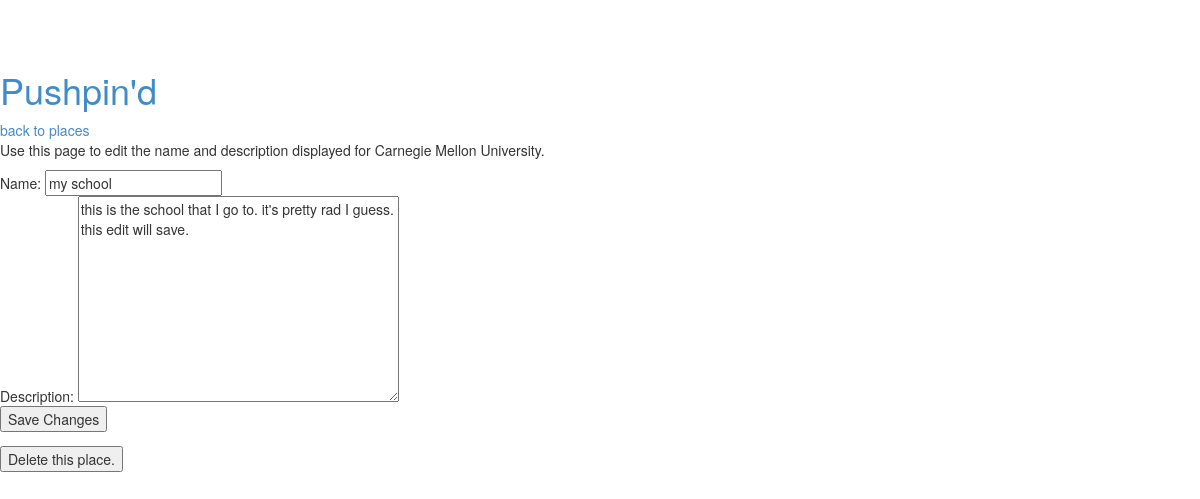
The page /locationlib/1/edit/ on the database as committed earlier.
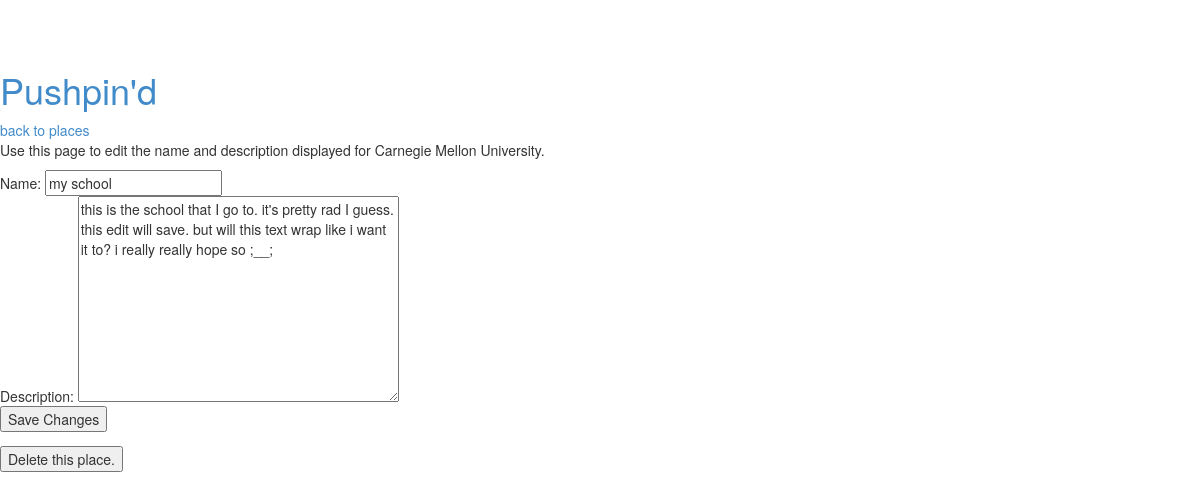
The same page on the database as committed later.
### locationlib/models.py (models this page shows, shortened)
class Location(models.Model):
	name = models.CharField(max_length=70)
	longitude = models.DecimalField(max_digits=7,decimal_places=4)
	latitude = models.DecimalField(max_digits=7,decimal_places=4)
	custDescription = models.CharField(max_length=500, default='')
	custName = models.CharField(max_length=70, default='')
	user = models.ForeignKey(User)
	saveDate = models.DateTimeField(default=timezone.now)
	def getCoordinates(self):
		if (type(self.longitude) != str) and (type(self.latitude) != str):
			return "(" + str(self.longitude)+ ", " + str(self.latitude) + ")"
		else:
			return None
	getCoordinates.admin_order_field = 'name'
	getCoordinates.short_description = 'Coordinates'

### locationlib/views.py (the view)
# urls.py: url(r'^(?P<location_id>\d+)/edit/$', views.edit, name='edit'),
def edit(request,location_id):
	location = get_object_or_404(Location, pk=location_id)
	context = {
		'location':location,
		'request':request
	}
	return render(request, 'locationlib/edit.html', context)

### locationlib/templates/locationlib/edit.html (shortened to what this page needs)
<head>
	{% load staticfiles %}
	<link rel="stylesheet" type='text/css' href="{% static 'locationlib/style.css'%}" />
	<link rel="stylesheet" type='text/css' href="{% static 'locationlib/bootstrap.min.css' %}" />
</head>
<body>
	<div id='page-header'>
		<h1><a href="{% url 'home' %}">Pushpin'd</h1>
		<a href="{% url 'users:places' request.user.id %}">back to places</a>
	</div>
	<div id="page-description">
		<p>Use this page to edit the name and description displayed for {{ location.name }}.</p>
	</div>
	<div id='edit-form'>
		<form action="{% url 'locationlib:save' location.id %}" method="post">
			Name: <input type="text" name="name" value="{{ location.custName }}"><br>
			Description: <textarea name="description" rows="10" cols="40" maxlength='500'>{{ location.custDescription }}</textarea><br>
			<input type="submit" value="Save Changes">
		</form>
	</div>
	<div id='delete-button'>
		<form action="{% url 'locationlib:delete' location.id %}" method="post">
		<input type='submit' value='Delete this place.'>
		</form>
	</div>
</body>

Rows that differ between the two databases and show on the page:
changed Location "Carnegie Mellon University": description "this is the school that I go to. it's pretty rad I guess. this edit will save." → "this is the school that I go to. it's pretty rad I guess. this edit will save. but will this text wrap like i want it to? i really really hope so ;__;"
